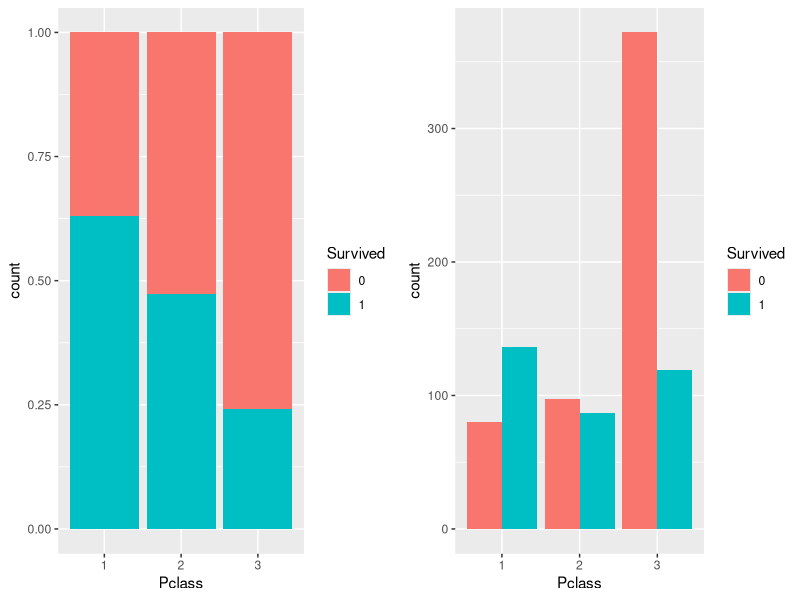
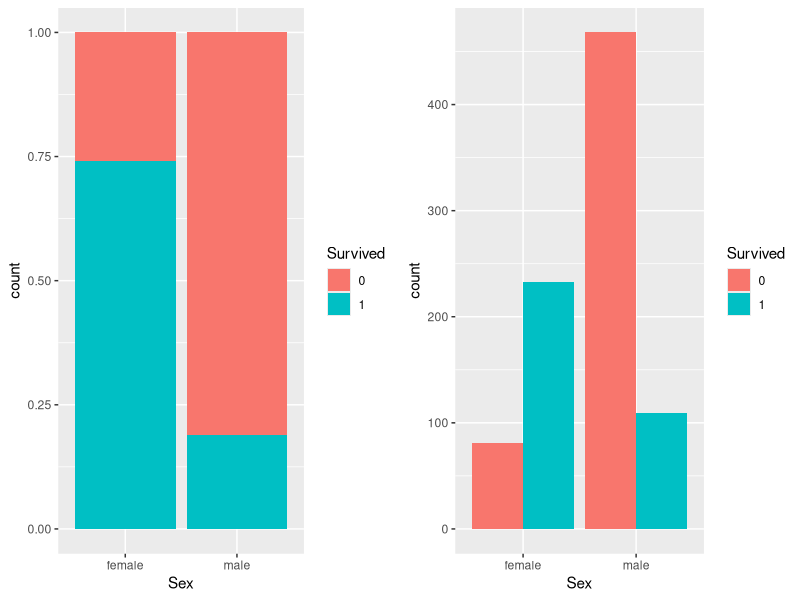
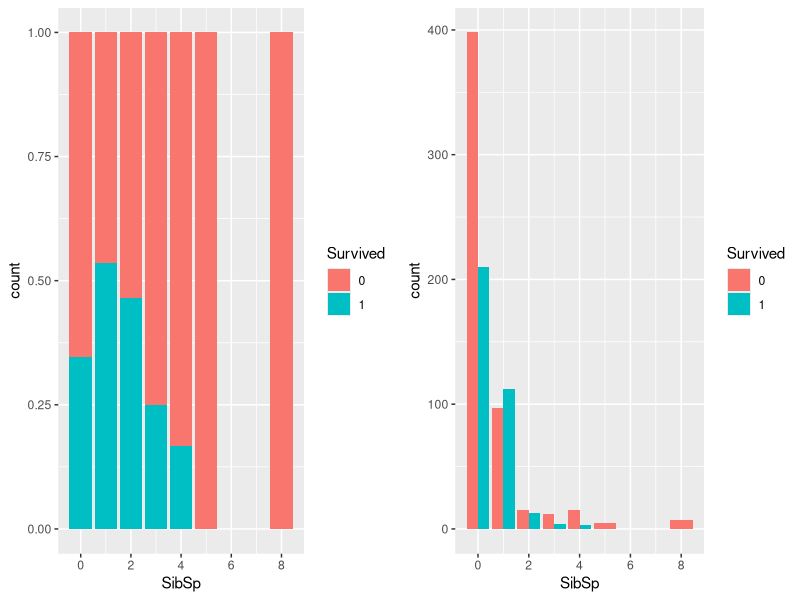
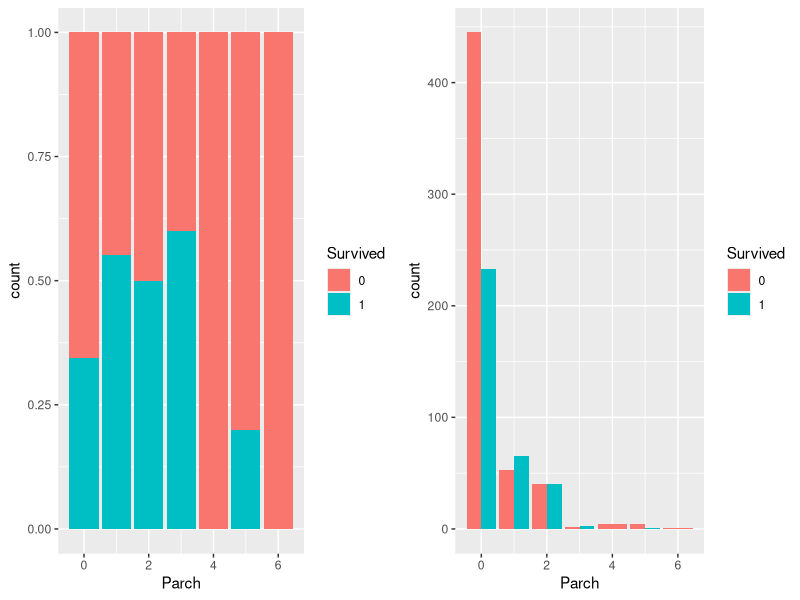
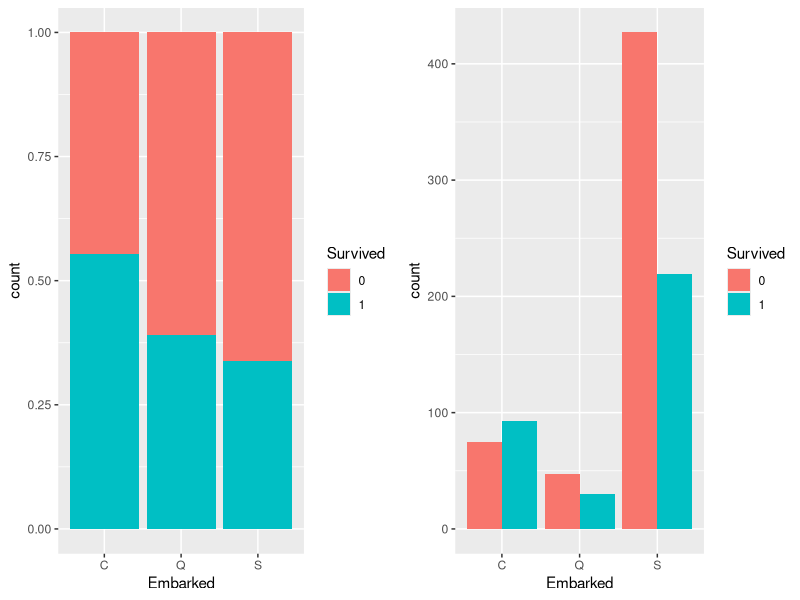
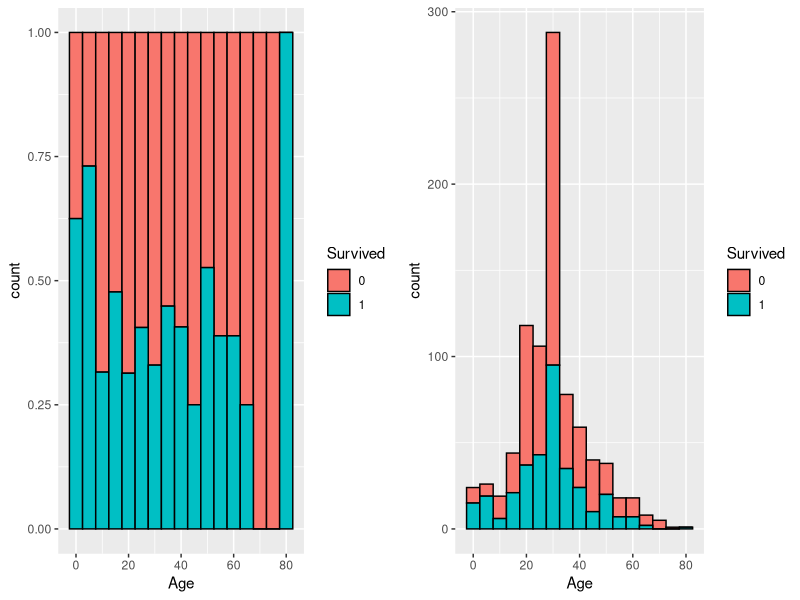
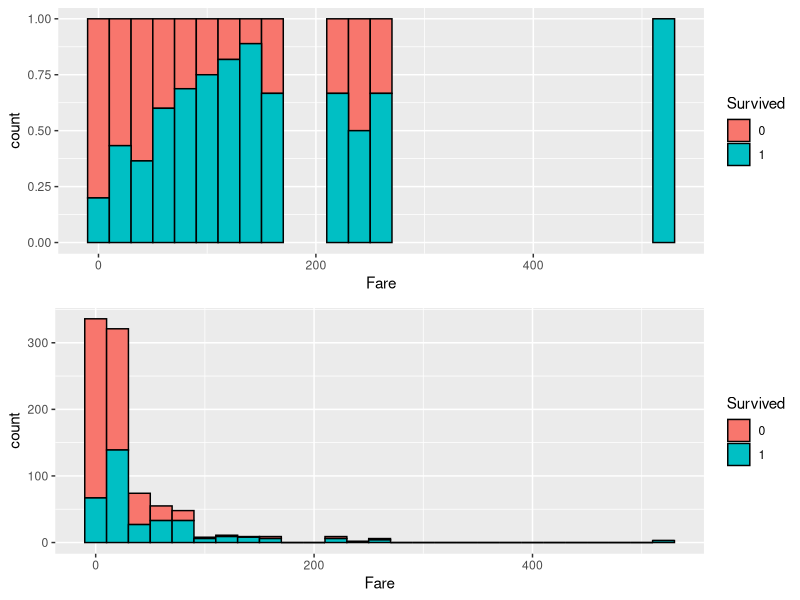
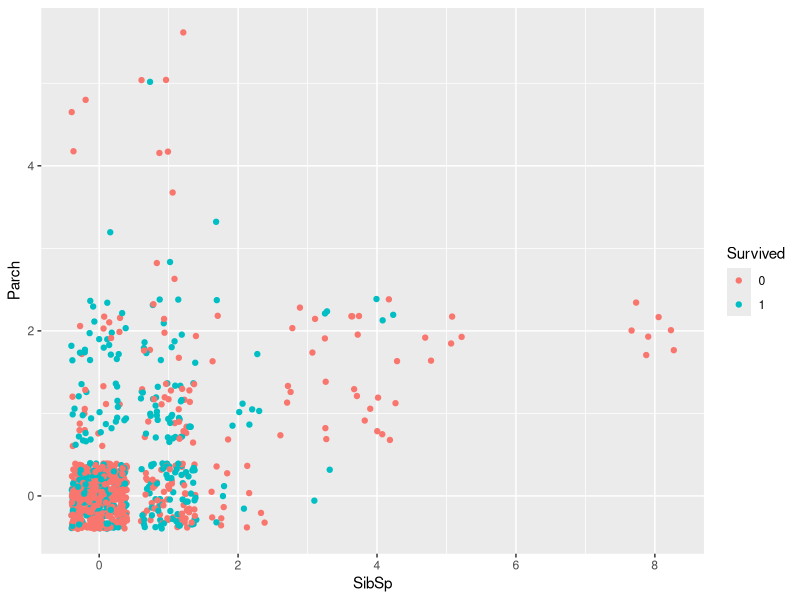

These figures' R source, in order:
# "Titanic - Machine Learning from Disaster" - Survival Prediction using R (RStudio)

# Part 2 - EDA (Exploratory data analysis)



setwd("C:/Users/hanna/OneDrive/Dokumenty/Projects/Kaggle/titanic")

# Import library
library(ggplot2)
library(gridExtra)

# Import dataset
merged <- read.csv("merged.csv", header=TRUE, sep=",", stringsAsFactors=FALSE, fill = TRUE)

head(merged)
tail(merged)
summary(merged)

# Change data types of Survived, Pclass, Sex, Embarked to factor as in Part 1
merged$Survived <- as.factor(merged$Survived)
merged$Pclass <- as.factor(merged$Pclass)
merged$Sex <- as.factor(merged$Sex)
merged$Embarked <- as.factor(merged$Embarked)

# Check if there are no NAs except for Survived variable
sum(is.na(merged[,3:13]))

# It's finally time for some EDA;
# The goal is to find patterns and groups of people that were more likely to survive Titanic Disaster
# This is why I'm using also normalized y axis for easier comparision of proportions


# Survival rate by Class
pclass_bar_norm <- ggplot(merged[1:891,], aes(x=Pclass, fill=Survived))+
  geom_bar(position = 'fill')

pclass_bar <- ggplot(merged[1:891,], aes(x=Pclass, fill=Survived))+
  geom_bar( position = 'dodge')

grid.arrange(pclass_bar_norm, pclass_bar, nrow=1)
g <- arrangeGrob(pclass_bar_norm, pclass_bar, nrow=1) #generates g
ggsave("plots/pclass_barplot.pdf", plot = g)
# Over 60% of passengers from 1st class survived, while 75% people from 3rd class died


# Survival rate by sex
sex_bar_norm <- ggplot(merged[1:891,], aes(x=Sex, fill=Survived))+
  geom_bar( position = 'fill')

sex_bar <- ggplot(merged[1:891,], aes(x=Sex, fill=Survived))+
  geom_bar( position = 'dodge')

grid.arrange(sex_bar_norm, sex_bar, nrow=1)
g <- arrangeGrob(sex_bar_norm, sex_bar, nrow=1) #generates g
ggsave("plots/sex_barplot.pdf", plot = g)

# Almost 75% of female passengers survived, while only about 18% of male passengers survived. 
# Note that only ~ 1/3 of all passengers were female


# Survival rate by number of Siblings/Spouses aboard
sibsp_bar_norm <- ggplot(merged[1:891,], aes(x=SibSp, fill=Survived))+
  geom_bar( position = 'fill')

sibsp_bar <- ggplot(merged[1:891,], aes(x=SibSp, fill=Survived))+
  geom_bar( position = 'dodge')

grid.arrange(sibsp_bar_norm, sibsp_bar, nrow=1)
g <- arrangeGrob(sibsp_bar_norm, sibsp_bar, nrow=1)
ggsave("plots/sibsp_barplot.pdf", plot = g)
# Passengers with 1 Sibling/Spouse were slightly more likely to survive. 
# For passengers with >=4 Siblings/Spouses, chances for surviving were very low (though such passengers were few)


#Survival rate by number of Parents/Children aboard
parch_bar_norm <- ggplot(merged[1:891,], aes(x=Parch, fill=Survived))+
  geom_bar( position = 'fill')

parch_bar <- ggplot(merged[1:891,], aes(x=Parch, fill=Survived))+
  geom_bar( position = 'dodge')

grid.arrange(parch_bar_norm, parch_bar, nrow=1)
g <- arrangeGrob(parch_bar_norm, parch_bar, nrow=1)
ggsave("plots/parch_barplot.pdf", plot = g)
# Passengers who travelled with 1-3 Parents/Children were more likely to survive.


# Survival rate by Embarked
emb_bar_norm <- ggplot(merged[1:891,], aes(x=Embarked, fill=Survived))+
  geom_bar( position = 'fill')

emb_bar <- ggplot(merged[1:891,], aes(x=Embarked, fill=Survived))+
  geom_bar(position = 'dodge')

grid.arrange(emb_bar_norm, emb_bar, nrow=1)
g <- arrangeGrob(emb_bar_norm, emb_bar, nrow=1)
ggsave("plots/emb_barplot.pdf", plot = g)
# For some reason, more than 50% of passengers that embarked from Cherbourg survived.


# Normalized histogram of discretized variable - passangers Age
age_hist_norm <- ggplot(merged[1:891,], aes(x=Age, fill=Survived))+
  geom_histogram( binwidth = 5, position = 'fill', colour='black')

age_hist <- ggplot(merged[1:891,], aes(x=Age, fill=Survived))+
  geom_histogram( binwidth = 5, colour='black')

grid.arrange(age_hist_norm, age_hist, nrow=1)
g <- arrangeGrob(age_hist_norm, age_hist, nrow=1)

sum((merged$Age > 60) & (!is.na(merged$Survived)))
ggsave("plots/age_hist.pdf", plot = g)
# Most children under 10 y.o. survived. 
# There might be lower survival rate for > 60 y.o. passengers but this group was too small for such statement (22 records in training dataset)


# Normalized histogram of discretized variable - Fare
fare_hist_norm <- ggplot(merged[1:891,], aes(x=Fare, fill=Survived))+
  geom_histogram( binwidth = 20, position = 'fill', colour='black')

fare_hist <- ggplot(merged[1:891,], aes(x=Fare, fill=Survived))+
  geom_histogram( binwidth = 20, colour='black')

grid.arrange(fare_hist_norm, fare_hist, nrow=2)
g <- arrangeGrob(fare_hist_norm, fare_hist, nrow=2)
ggsave("plots/fare_hist.pdf", plot=g)
# Higher survvial rate for fare > 50

# One variable plots showed some groups of people that were more likely to survive
# The next step is to study multidimensional relationships between variables


# Seems like the highest survival rates were for female, 1st class passengers and children <10yo
# Lowest survival rates were for male, 3rd class passengers, embarked from Southampton

# Also, survival rate for passengers with 0 Siblings/Spouses or 0 Parents/Children aboard was below 0.4 for each
# Check if passengers with no relatives aboard had lower survival rate than passengers that travelled with family

ggplot(merged[1:891,])+
  geom_point(aes(x=SibSp, y=Parch, color=Survived), position='jitter')
ggsave("plots/parch_sibsp_jitter.pdf", plot=last_plot())
# 3 groups can be distinguished from the plot above: single travellers (small survival ratio), small families (high survival ratio) and large families (small survival ratio)
# Creating new column with passengers grouped into 3 groups of family size + visualization


merged$Fam[merged$SibSp == 0 & 
             merged$Parch == 0 ] <- 'single_traveller'
merged$Fam[(merged$SibSp != 0 | merged$Parch !=0) & 
             (merged$SibSp <=3 & merged$Parch <=3)] <- 'small_family'
merged$Fam[merged$SibSp > 3 | 
             merged$Parch >3 ] <- 'large_family'


fam_bar_norm <- ggplot(merged[1:891,], aes(x=Fam, fill=Survived))+
  geom_bar( position = 'fill')

fam_bar <- ggplot(merged[1:891,], aes(x=Fam, fill=Survived))+
  geom_bar()

grid.arrange(fam_bar_norm, fam_bar, nrow=1)
g <- arrangeGrob(fam_bar_norm, fam_bar, nrow=1)
ggsave("plots/fam_bar.pdf", plot=g)
# We can clearly see that ~90% of passengers with large family aboard and ~70% of single travellers didn't survive
# Add Sex variable to fam_bar

ggplot(merged[1:891,], aes(x=Sex, fill=Survived))+
  geom_bar(position = 'fill')+
  facet_wrap( ~Fam)
ggsave("plots/fam_sex_hist.pdf", plot=last_plot())
# By adding another variable, we can see that real survival rates for family members is strongly related with the sex of passenger

# Add another variable - Age, by using geom_point()
ggplot(merged[1:891,])+ 
  geom_point(aes(x=Fam, y=Age, color=Survived), position = 'jitter')+
  facet_wrap( ~Sex, nrow = 1)
ggsave("plots/fam_sex_age_point.pdf", plot=last_plot())

# Replace Age with another continuous variable - Fare
ggplot(merged[1:891,])+ 
  geom_point(aes(x=Fam, y=Fare, color=Survived), position = 'jitter')+
  facet_wrap( ~Sex, nrow = 1)
ggsave("plots/fam_sex_fare_point.pdf", plot=last_plot())

# Combine Age and Fare
ggplot(merged[1:891,])+
  geom_point(aes(x=Age, y=Fare, color=Survived))+
  facet_grid( Sex~Fam)
ggsave("plots/fam_sex_age_fare_point.pdf", plot=last_plot())
# The facet with continuous variables on axes, in this case, does not bring new insights
# I'll stay with 1 continuous variable - age of passengers

ggplot(merged[1:891,])+
  geom_point(aes(x=Pclass, y=Age, color=Survived))+
  facet_grid( Sex~Fam)
ggsave("plots/fam_sex_age_pclass_point.pdf", plot=last_plot())
# Based on chart above, For male passengers we can define a group with high survival rate - men <20y.o. with small family aboard and from 1st or 2nd class
# For female, we can also define such group - women of any age, with none or small family aboard and from 1st or 2nd class


ggplot(merged[1:891,], aes(x=Embarked, fill=Survived))+
  geom_bar(position = 'fill')+
  facet_grid( Sex~Pclass)
ggsave("plots/emb_sex_pclass_hist.pdf", plot=last_plot())
# By last facet, we can add that if a passanger was a female from 1st or 2nd class that embarked from Cherbourg or Queenstown, 
# the chances of survival were close to 100%.



# Save marged data.frame in working directory
write.csv(merged, "merged_fam.csv", row.names = FALSE, na="NA")


# In part 3 I'm going to create decision tree and predict which passengers from 'test' data.frame survived